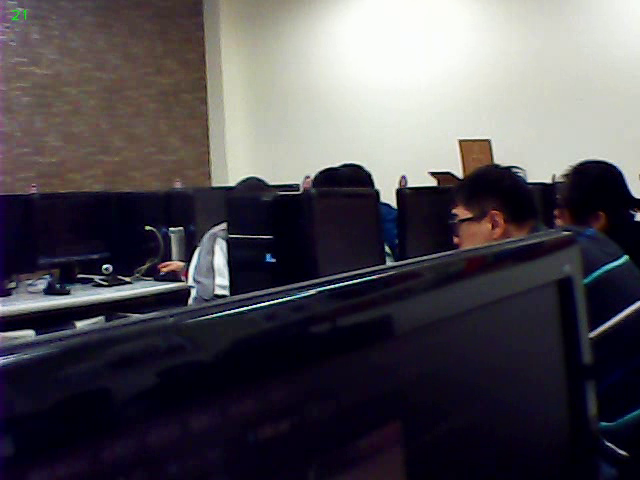
#> input picture frame 20 of learning/output.mp4, 640 x 480 px
$ python '1102_3_影片截圖tag.py'   (older library calls are emulated)
#> lines starting #> are read from the running program, lines starting #| are printed output that depends on the picture; after the words box and inside, x2 and y2 are one past the last pixel; in counts of white or black regions, pixels touching at a corner belong together
import cv2
import os
import numpy as np

#影片轉為檔案
videoFile = 'output.mp4'

#影片目錄
outputFolder = 'my_output'

#自動建立目錄
if not os.path.exists(outputFolder):
    os.makedirs(outputFolder)

#開啟影片檔案
cap=cv2.VideoCapture(videoFile)

#圖片輸出用的計數器
outputCounter=0

#取得擷取影像的尺寸大小
width = cap.get(cv2.CAP_PROP_FRAME_WIDTH)
height = cap.get(cv2.CAP_PROP_FRAME_HEIGHT)

#計算面積
area = width * height

#初始化平均影像
ret,frame=cap.read()
#> frame is the input picture: shape (480, 640, 3); mean B, G, R 82.1, 75.9, 79.5
avg = cv2.blur(frame,(4,4))
avg_float = np.float32(avg) #將影像存成float32的資料型態

while(cap.isOpened()):
    # 讀取一幅影格
    ret, frame = cap.read()
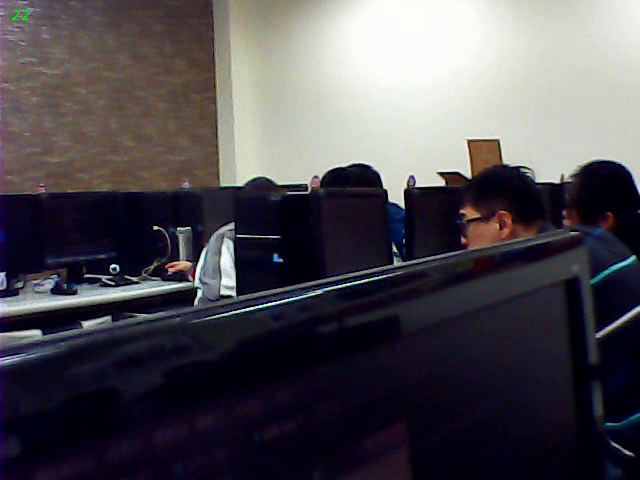
#> input picture frame 21 of learning/output.mp4, 640 x 480 px
#> frame is the input picture: shape (480, 640, 3); mean B, G, R 81.5, 75.3, 78.9

    # 若讀取至影片結尾，則跳出
    if ret == False:
      break

    # 模糊處理
    blur = cv2.blur(frame, (4, 4))
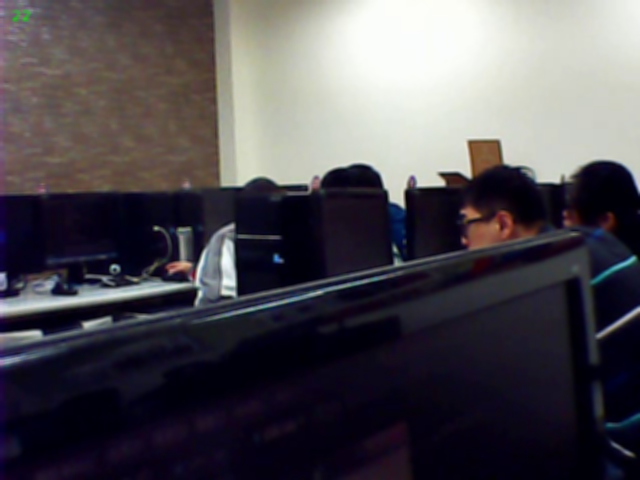
#> blur: shape (480, 640, 3); mean B, G, R 81.7, 75.5, 79.2

    # 計算目前影格與平均影像的差異值
    diff = cv2.absdiff(avg, blur)
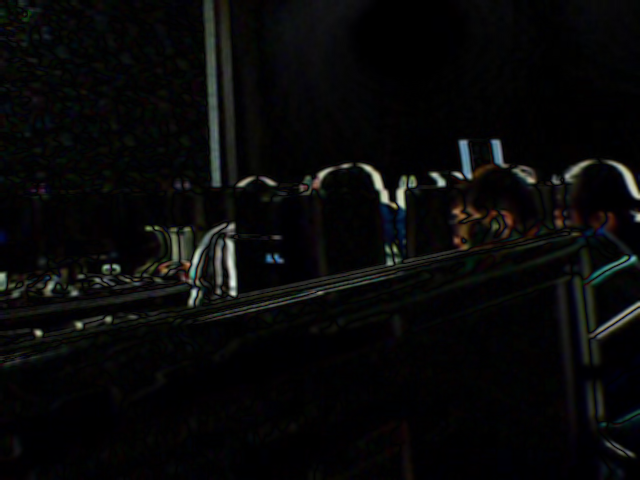
#> diff: shape (480, 640, 3); mean B, G, R 8.6, 8.6, 8.3

    # 將圖片轉為灰階
    gray = cv2.cvtColor(diff, cv2.COLOR_BGR2GRAY)

    # 篩選出變動程度大於門檻值的區域
    ret, thresh = cv2.threshold(gray, 25, 255, cv2.THRESH_BINARY)
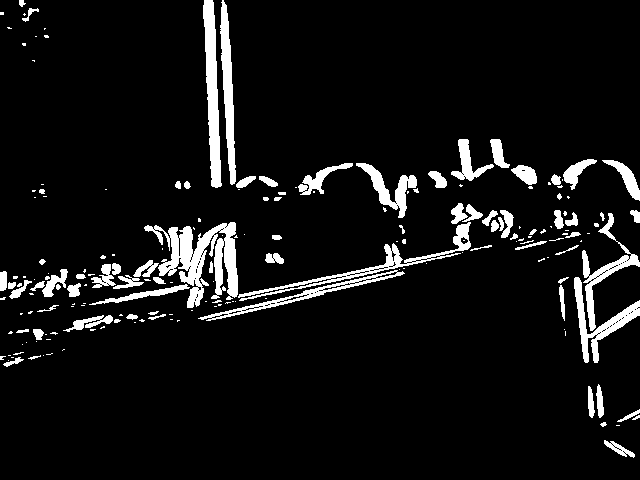
#> thresh: shape (480, 640); 7.5% white; 191 white regions (111 under 20 px), largest, box (x1, y1, x2, y2) and area: (144, 222, 238, 308) 3543, (203, 0, 222, 188) 1973, (238, 222, 471, 301) 1709

    # 使用型態轉換函數去除雜訊
    kernel = np.ones((5, 5), np.uint8)
    thresh = cv2.morphologyEx(thresh, cv2.MORPH_OPEN, kernel, iterations=2)
#> thresh: shape (480, 640); 1.9% white; 17 white regions, largest, box (x1, y1, x2, y2) and area: (203, 0, 221, 187) 1939, (221, 39, 233, 104) 603, (224, 239, 238, 295) 585
    thresh = cv2.morphologyEx(thresh, cv2.MORPH_CLOSE, kernel, iterations=2)
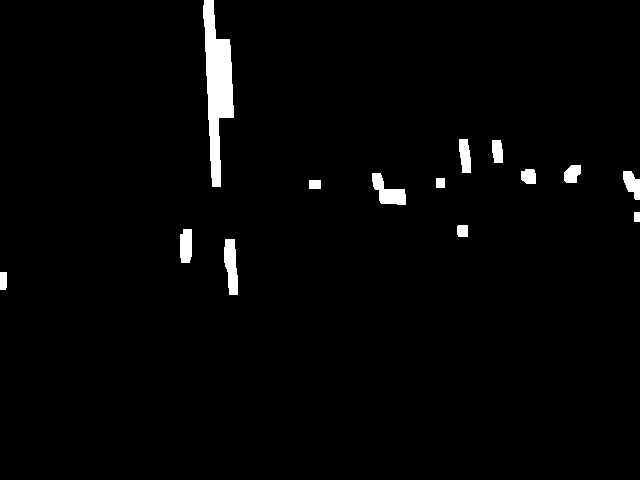
#> thresh: shape (480, 640); 2.1% white; 14 white regions

    # 產生等高線
    cntImg, cnts, _ = cv2.findContours(thresh.copy(), cv2.RETR_EXTERNAL, cv2.CHAIN_APPROX_SIMPLE)
#> cnts = 14 contours; largest, box (x1, y1, x2, y2) and area: (203, 0, 234, 187) 2920, (224, 239, 238, 295) 520, (372, 173, 406, 205) 518, (180, 229, 192, 263) 336, (459, 139, 471, 173) 287

    hasMotion=False
    for c in cnts:
        # 忽略太小的區域
        if cv2.contourArea(c) < 2500:
          continue
        hasMotion=True

        # 偵測到物體，可以自己加上處理的程式碼在這裡...

        # 計算等高線的外框範圍
        (x, y, w, h) = cv2.boundingRect(c)

        # 畫出外框
        cv2.rectangle(frame, (x, y), (x + w, y + h), (0, 255, 0), 2)
#> this loop made 14 passes
#> c on passes 5 to 7: [[634, 212], [634, 221], [639, 221], [639, 212]], [[309, 180], [309, 188], [320, 188], [320, 180]], [[436, 178], [436, 187], [444, 187], [444, 178]]
#> (hasMotion, x, y, w, h) on pass 14: (True, 203, 0, 31, 187)
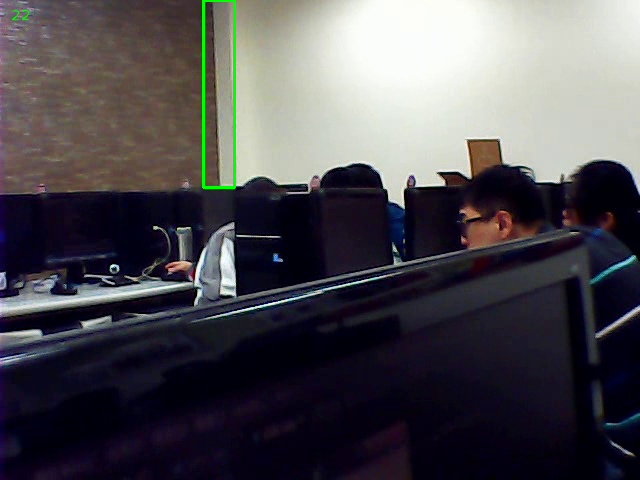
#> frame: shape (480, 640, 3); 0.41% of pixels changed, all inside (x1, y1, x2, y2) = (202, 0, 236, 189)

    #畫出等高線
    cv2.drawContours(frame,cnts,-1,(0,255,255),2)  #frame=圖像;cnts=輪廓檢測模式;(0,255,255)=輪廓索引
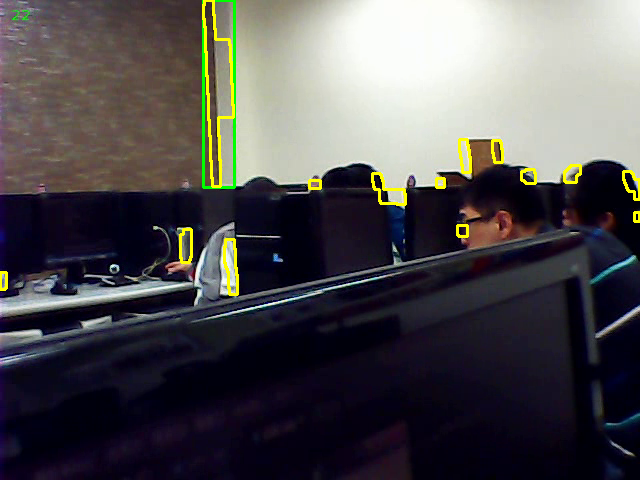
#> frame: shape (480, 640, 3); 1.24% of pixels changed, all inside (x1, y1, x2, y2) = (0, 0, 640, 296)

    if hasMotion:
        #儲存有變動的影像
        cv2.imwrite('%s/output_%04d.jpg' %(outputFolder,outputCounter),frame)
        outputCounter += 1
    # 更新平均影像
    cv2.accumulateWeighted(blur, avg_float, 0.01)
    avg = cv2.convertScaleAbs(avg_float)
cap.release()

$ run again, starting later in the video
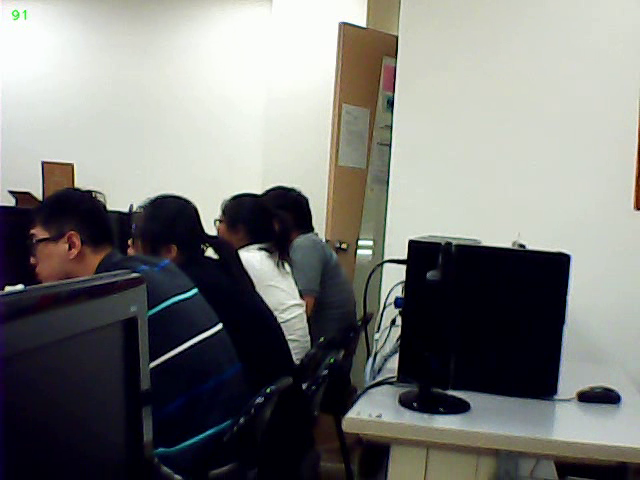
#> input picture frame 90 of learning/output.mp4, 640 x 480 px
#> frame is the input picture: shape (480, 640, 3); mean B, G, R 121.5, 123.9, 123.1
#> `thresh = cv2.morphologyEx(thresh, cv2.MORPH_OPEN, kernel, iterations=2)`:
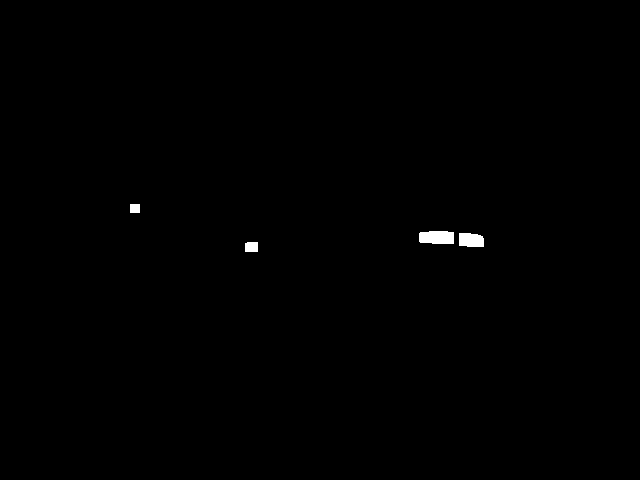
#> thresh: shape (480, 640); 0.31% white; 4 white regions, box (x1, y1, x2, y2) and area: (419, 231, 454, 244) 424, (459, 233, 484, 247) 318, (245, 242, 258, 252) 128, (130, 204, 140, 213) 90
#> cnts = 3 contours; box (x1, y1, x2, y2) and area: (419, 231, 484, 247) 723, (245, 242, 258, 252) 106, (130, 204, 140, 213) 72
#> the loop `for c in cnts:` made 3 passes
#> c on pass 3: [[130, 204], [130, 212], [139, 212], [139, 204]]
#> `cv2.drawContours(frame,cnts,-1,(0,255,255),2)`:
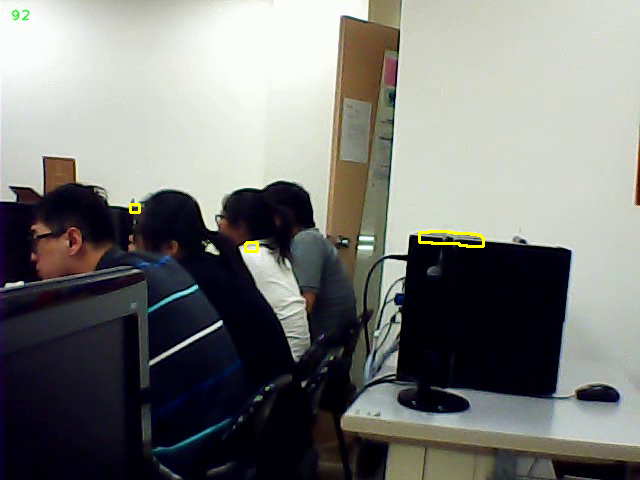
#> frame: shape (480, 640, 3); mean B, G, R 119.7, 122.7, 121.7

$ run again, starting later in the video
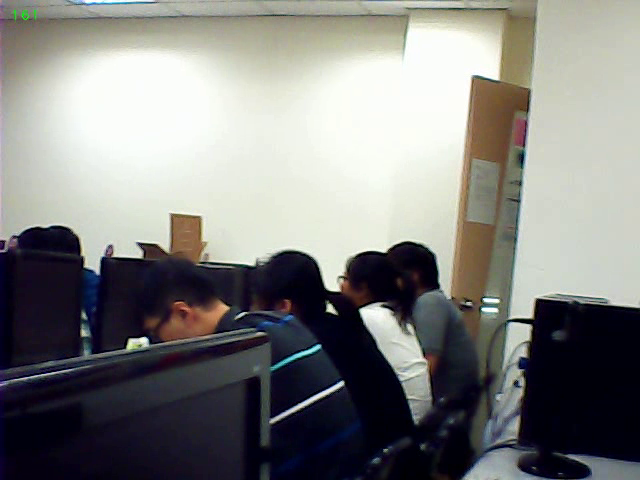
#> input picture frame 160 of learning/output.mp4, 640 x 480 px
#> frame is the input picture: shape (480, 640, 3); mean B, G, R 127.1, 128.9, 128.9
#> `thresh = cv2.morphologyEx(thresh, cv2.MORPH_CLOSE, kernel, iterations=2)`:
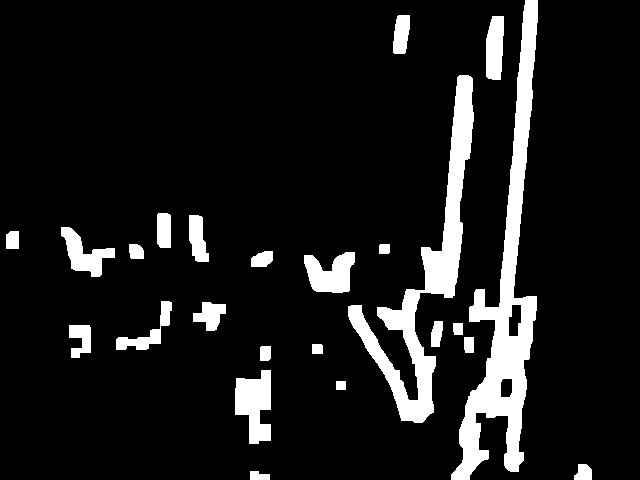
#> thresh: shape (480, 640); 10.4% white; 24 white regions
#> cnts = 24 contours; largest, box (x1, y1, x2, y2) and area: (451, 0, 538, 480) 11600, (348, 75, 474, 423) 8410, (235, 370, 271, 444) 1716, (304, 252, 355, 293) 1334, (61, 227, 115, 277) 1090
#> the loop `for c in cnts:` made 24 passes
#> (hasMotion, x, y, w, h) on passes 21, 24: (True, 348, 75, 126, 348), (True, 451, 0, 87, 480)
#> `cv2.drawContours(frame,cnts,-1,(0,255,255),2)`:
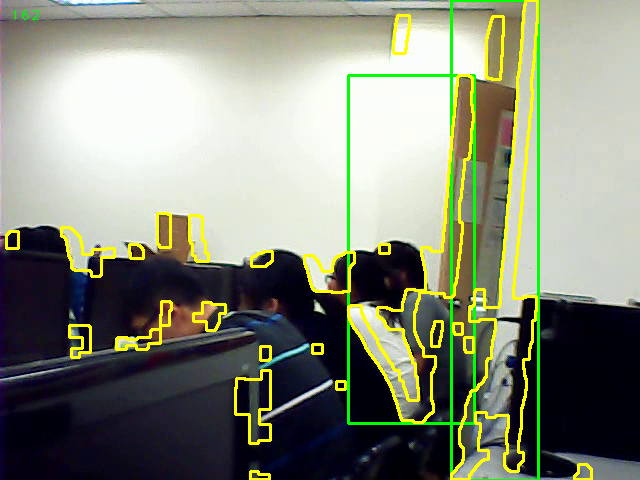
#> frame: shape (480, 640, 3); mean B, G, R 121.2, 139, 134.3
